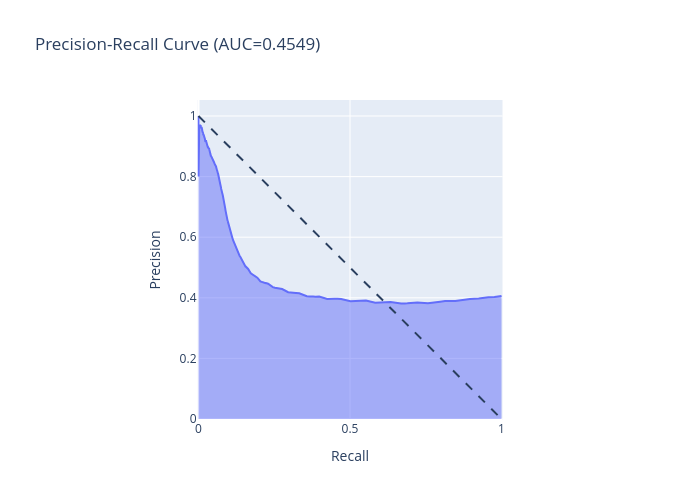

Write notebook code for a chart like this one.
### Code cell
#ploting interactive plot
fig = px.area(
    x=recall, y=precision,
    title=f'Precision-Recall Curve (AUC={auc(recall, precision):.4f})',
    labels=dict(x='Recall', y='Precision'),
    width=700, height=500
)
fig.add_shape(
    type='line', line=dict(dash='dash'),
    x0=0, x1=1, y0=1, y1=0
)
fig.update_yaxes(scaleanchor="x", scaleratio=1)
fig.update_xaxes(constrain='domain')

fig.show()

### Figure 1 — Plotly figure (JSON) as saved in the notebook; plotly's stock layout.template omitted (floating-point values rounded to 4 significant figures; data arrays with more than 128 entries replaced by an {"elided": "..."} marker saying what was removed)
{"data": [{"fillpattern": {"shape": ""}, "hovertemplate": "Recall=%{x}<br>Precision=%{y}<extra></extra>", "legendgroup": "", "line": {"color": "#636efa"}, "marker": {"symbol": "circle"}, "mode": "lines", "name": "", "orientation": "v", "showlegend": false, "stackgroup": "1", "type": "scatter", "x": {"elided": "772 float values"}, "xaxis": "x", "y": {"elided": "772 float values"}, "yaxis": "y"}], "layout": {"height": 500, "legend": {"tracegroupgap": 0}, "shapes": [{"line": {"dash": "dash"}, "type": "line", "x0": 0, "x1": 1, "y0": 1, "y1": 0}], "title": {"text": "Precision-Recall Curve (AUC=0.4549)"}, "width": 700, "xaxis": {"anchor": "y", "constrain": "domain", "domain": [0, 1], "title": {"text": "Recall"}}, "yaxis": {"anchor": "x", "domain": [0, 1], "scaleanchor": "x", "scaleratio": 1, "title": {"text": "Precision"}}}}
